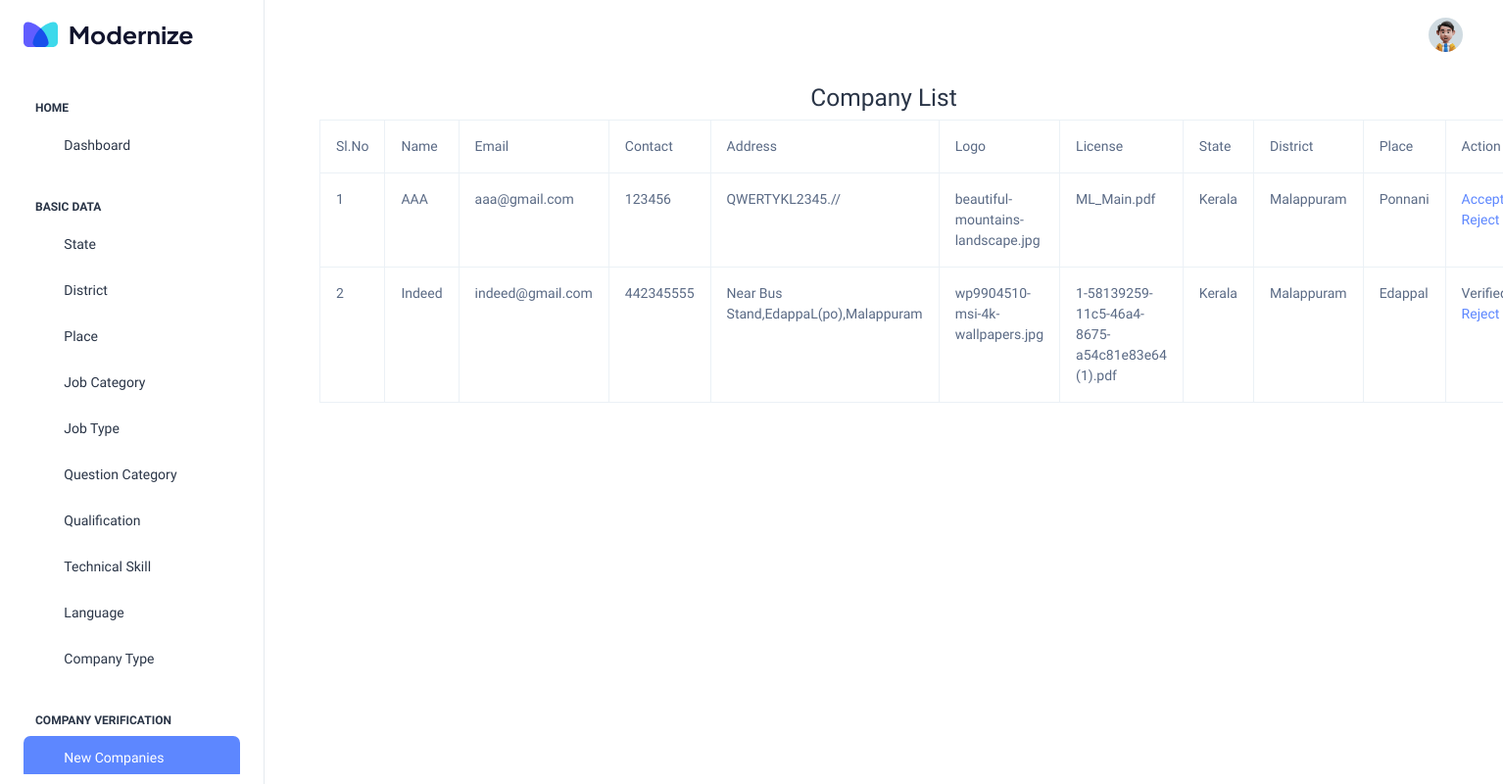
The app's page /Project/Admin/Companylist.php with its own data.
### tables this page shows
CREATE TABLE `tbl_company` (
  `company_id` int(11) NOT NULL,
  `company_name` varchar(30) NOT NULL,
  `company_email` varchar(30) NOT NULL,
  `company_contact` varchar(30) NOT NULL,
  `company_address` varchar(500) NOT NULL,
  `company_logo` varchar(200) NOT NULL,
  `company_license` varchar(500) NOT NULL,
  `company_licensenumber` varchar(50) NOT NULL,
  `company_password` varchar(30) NOT NULL,
  `company_status` int(11) NOT NULL DEFAULT 0,
  `place_id` int(11) NOT NULL,
  `companytype_id` int(11) NOT NULL,
  `companycategory_id` int(11) NOT NULL
);

CREATE TABLE `tbl_state` (
  `state_id` int(11) NOT NULL,
  `state_name` varchar(30) NOT NULL,
  `state_status` int(11) NOT NULL DEFAULT 0
);

CREATE TABLE `tbl_district` (
  `district_id` int(11) NOT NULL,
  `district_name` varchar(70) NOT NULL,
  `state_id` int(11) NOT NULL,
  `district_status` int(11) NOT NULL DEFAULT 0
);

CREATE TABLE `tbl_place` (
  `place_id` int(50) NOT NULL,
  `place_name` varchar(50) NOT NULL,
  `district_id` int(50) NOT NULL,
  `place_status` int(11) NOT NULL DEFAULT 0
);

### Project/Admin/Companylist.php (the view, shortened to what this page needs)
<?php
  include("../Assets/Connection/Connection.php");
  include("Header.php");
	?>
<!DOCTYPE html PUBLIC "-//W3C//DTD XHTML 1.0 Transitional//EN" "http://www.w3.org/TR/xhtml1/DTD/xhtml1-transitional.dtd">
<html xmlns="http://www.w3.org/1999/xhtml">
<head>
</head>
<body>
<form id="form1" name="form1" method="post" action="">
<h3 align="center">Company List</h3>
  <table width="200" border="1" align="center" class = "table table-bordered table-hover">
    <tr>
      <td>Sl.No</td>
      <td>Name</td>
      <td>Email</td>
      <td>Contact</td>
      <td>Address</td>
      <td>Logo</td>
      <td>License</td>
      <td>State</td>
      <td>District</td>
      <td>Place</td>
      <td>Action</td>
    </tr>
    <?php
     $i=0;
	 $selQry="select * from tbl_company c inner join tbl_place p on c.place_id = p.place_id inner join tbl_district d on p.district_id = d.district_id inner join tbl_state s on d.state_id = s.state_id  ORDER BY company_name ASC";
	 $row=$Con->query($selQry);
	 while($data=$row->fetch_assoc())
	 {
		 $i++;
    ?>
    <tr>
      <td><?php  echo $i?></td>
      <td><?php echo $data['company_name']?></td>
      <td><?php echo $data['company_email']?></td>
      <td><?php echo $data['company_contact']?></td>
      <td><?php echo $data['company_address']?></td>
      <td><?php echo $data['company_logo']?></td>
      <td><?php echo $data['company_license']?></td>
      <td><?php echo $data['state_name']?></td>
      <td><?php echo $data['district_name']?></td>
      <td><?php echo $data['place_name']?></td>
         <td><?php
		 if($data['company_status']==0)
		 {
			 ?>
              <a href = "Companylist.php?aid=<?php echo $data['company_id']?>">Accept </a>
              <a href = "Companylist.php?rid=<?php echo $data['company_id']?>">Reject</a>
             <?php
		 }
			 elseif($data['company_status']==1)
		 {
			 echo "Verified";
			 ?>
             <a href = "Companylist.php?rid=<?php echo $data['company_id']?>">Reject</a>
             <?php
		   }
			 elseif($data['company_status']==2)
		 {
			echo "Rejected";
			?>
            <a href = "Companylist.php?aid=<?php echo $data['company_id']?>">Accept</a>
            <?php
		  }else{
			  echo "Temporary Unavilable";
		  }
			?></td>
      <?php
	 }
	 ?>
    </tr>
  </table>
  <p>&nbsp;</p>
</form>
</body>
</html>
<?php
include("Footer.php");
?>

### records on screen
tbl_company: company_name "AAA", company_email "aaa@gmail.com", company_contact "123456", company_address "QWERTYKL2345.//", company_logo "beautiful-mountains-landscape.jpg", company_license "ML_Main.pdf", tbl_state.state_name "Kerala", tbl_district.district_name "Malappuram", place.place_name "Ponnani"
tbl_company: company_name "Indeed", company_email "indeed@gmail.com", company_contact "442345555", company_address "Near Bus Stand,EdappaL(po),Malappuram", company_logo "wp9904510-msi-4k-wallpapers.jpg", company_license "1-58139259-11c5-46a4-8675-a54c81e83e64 (1).pdf", tbl_state.state_name "Kerala", tbl_district.district_name "Malappuram", place.place_name "Edappal"
